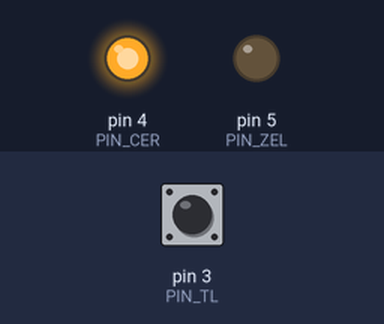
A sketch run on a simulated Arduino Uno, built with avr-gcc and run on an emulated ATmega328P. Shown: output pins drawn as LEDs (lit = HIGH). The test bench sets the inputs (shaded band); at power-on: pin 3 (PIN_TL) HIGH.

Above: at 0.1 s.
Timing chart, 0 to 1.6 s (numbered marks = the images above):
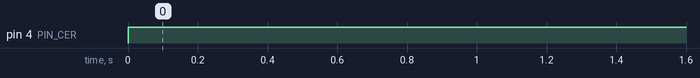

The sketch:

krokovani_prechod_pro_chodce_verze_2.ino
```cpp
#define PIN_TL  3
#define PIN_CER 4
#define PIN_ZEL 5

#define STAV_SVITI_CERVENA  0
#define STAV_SVITI_ZELENA   1
#define STAV_CEKEJ_10S      2
#define STAV_CEKEJ_5S       3

byte stav = STAV_SVITI_CERVENA;
byte tl_predchozi = HIGH;
unsigned long cas_udalosti = 0;

void setup() {
  pinMode(PIN_TL, INPUT_PULLUP);
  pinMode(PIN_CER, OUTPUT);
  pinMode(PIN_ZEL, OUTPUT);
}

void loop() {
  unsigned long cas_aktualni = millis();

  switch (stav) {

    // stav: sviti cervena
    case STAV_SVITI_CERVENA:
      digitalWrite(PIN_CER, HIGH);
      digitalWrite(PIN_ZEL, LOW);
      // detekce stisku tlacitka
      if (bylo_tlacitko_stisknuto()) {
        cas_udalosti = cas_aktualni;
        stav = STAV_CEKEJ_10S;
      }
      break;

    case STAV_CEKEJ_10S:
      if (cas_aktualni - cas_udalosti >= 10000) {
        cas_udalosti = cas_aktualni;
        stav = STAV_SVITI_ZELENA;
      }
      break;

    // stav: sviti zelena
    case STAV_SVITI_ZELENA:
      digitalWrite(PIN_CER, LOW);
      digitalWrite(PIN_ZEL, HIGH);
      if (cas_aktualni - cas_udalosti >= 5000) {
        stav = STAV_SVITI_CERVENA;
      }
      break;
    default:
      stav = STAV_SVITI_CERVENA;
      break;
  }
}

byte bylo_tlacitko_stisknuto() {
  byte vysledek = LOW;
  byte tl_aktualni = digitalRead(PIN_TL);
  if (tl_predchozi == HIGH && tl_aktualni == LOW ) {
    vysledek = HIGH;
  }
  tl_predchozi = tl_aktualni;
  return vysledek;
}
```

Measured:
- by itself, pin 4 (PIN_CER): LOW → HIGH at 0.00 s
